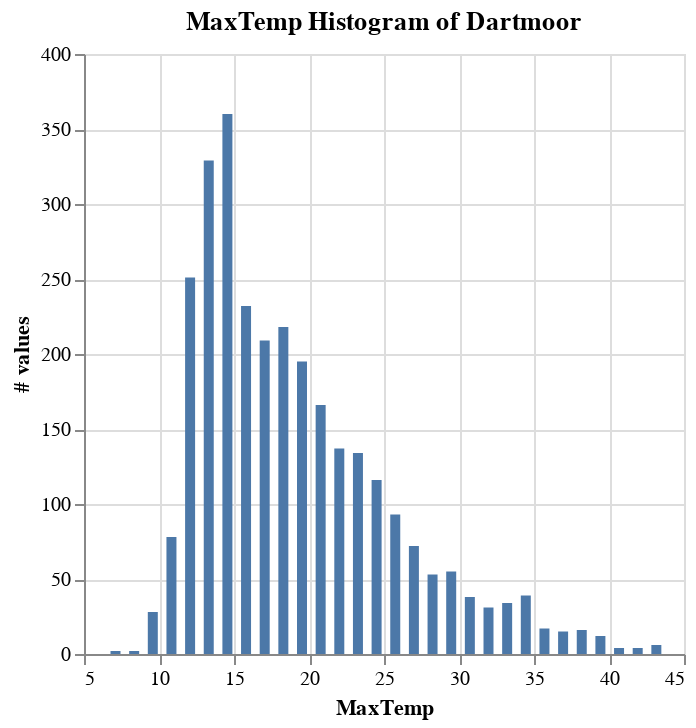

Notebook code for this chart:
### Code cell
%chart x=Minvalue, y=CountOfValues, title="MaxTemp Histogram of Dartmoor", labelx=MaxTemp, labely=# values
